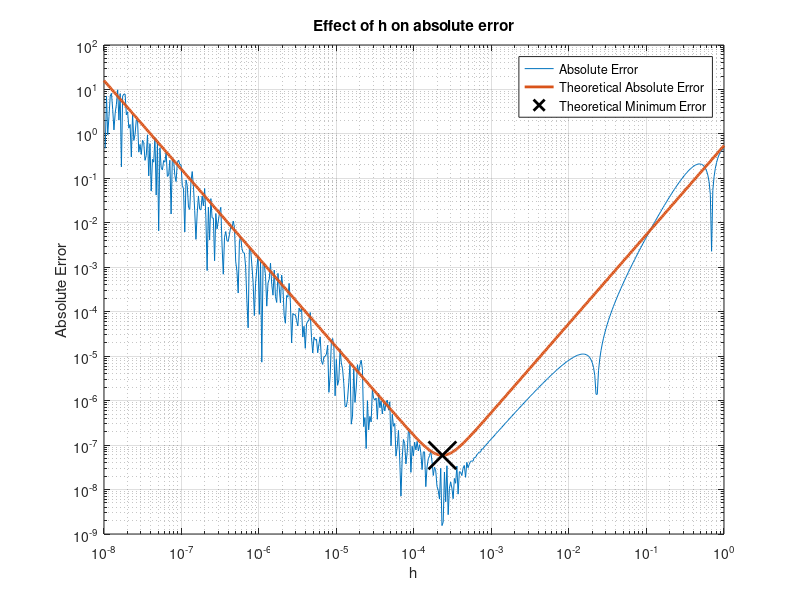

Write MATLAB code to recreate this figure.
f = @(x) sin(x).^3;
d2 = @(f, x, h) (2*f(x) - 5*f(x + h) + 4*f(x + 2*h) - f(x + 3*h))./(h.^2);

x = 1;
h = logspace(-8,0,500);

df2 = d2(f, x, h);
err = abs(df2(2:end) - df2(1:end-1));
errTheoretical = (11/12)*h.^2*f(x) + (12*f(x)*eps)./(h.^2);
hstar = nthroot((144*eps)/11, 4);
estar = (11/12)*hstar.^2*f(x) + (12*f(x)*eps)./(hstar.^2);

loglog(h(2:end),err,h, errTheoretical,"LineWidth",2);

hold on
plot(hstar,estar,"kx","MarkerSize",20, "LineWidth",2);

legend("Absolute Error", "Theoretical Absolute Error",...
    "Theoretical Minimum Error")
grid on
xlabel("h")
ylabel("Absolute Error")
title("Effect of h on absolute error")